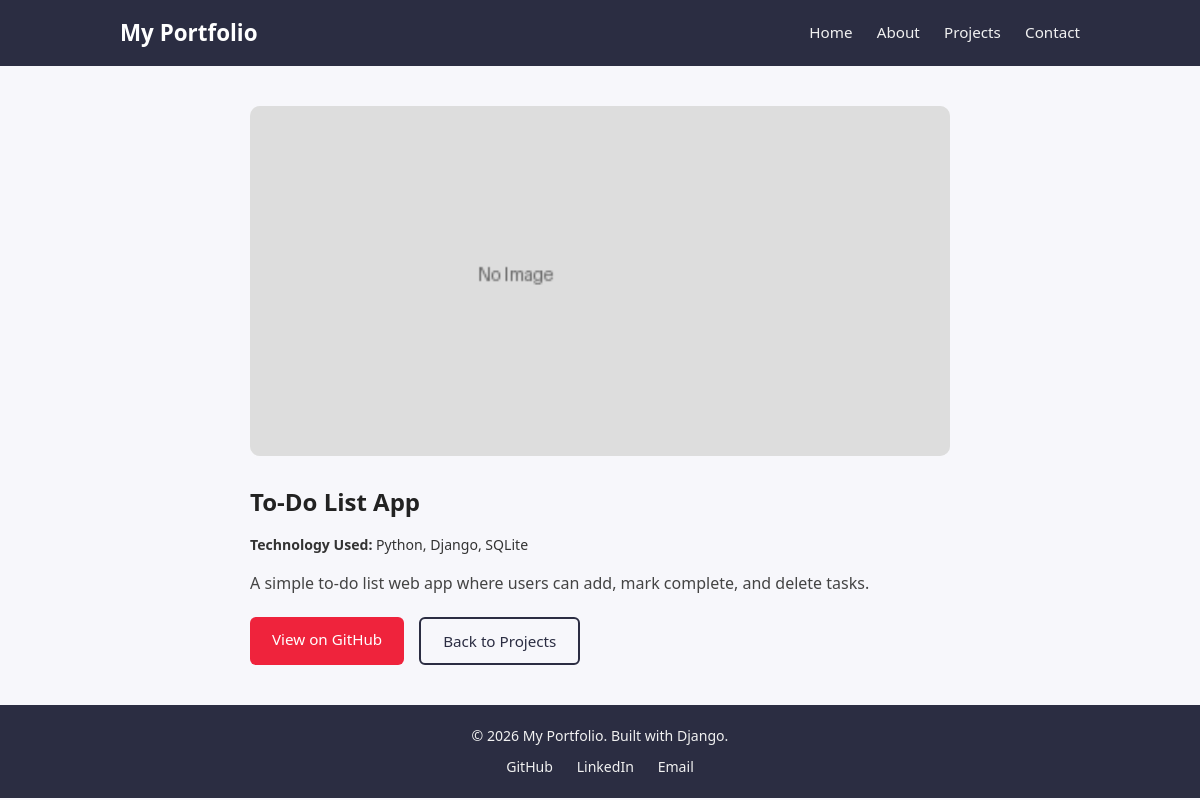
The app's page /projects/2/ with its own data.
### portfolio/models.py (models this page shows, shortened)
class Project(models.Model):
    title = models.CharField(max_length=100)
    description = models.TextField()
    tech_used = models.CharField(
        max_length=200,
        help_text="Example: Python, Django, HTML, CSS"
    )
    github_link = models.URLField(
        max_length=300,
        blank=True,
        help_text="Link to the GitHub repo for this project (optional)"
    )
    image = models.ImageField(
        upload_to='project_images/',
        blank=True,
        null=True,
        help_text="Optional screenshot of the project"
    )
    created_at = models.DateTimeField(auto_now_add=True)
    class Meta:
        ordering = ['-created_at']

### portfolio/views.py (the view)
# urls.py: path('projects/<int:pk>/', views.project_detail, name='project_detail'),
def project_detail(request, pk):
    project = get_object_or_404(Project, pk=pk)
    context = {
        'project': project
    }
    return render(request, 'portfolio/project_detail.html', context)

### templates/portfolio/project_detail.html (shortened to what this page needs)
{% extends 'portfolio/base.html' %}
{% load static %}
{% block content %}
    <section class="project-detail">
        {% if project.image %}
            <img src="{{ project.image.url }}" alt="{{ project.title }}" class="detail-img">
        {% else %}
            <img src="{% static 'images/placeholder.png' %}" alt="No image available" class="detail-img">
        {% endif %}
        <h1>{{ project.title }}</h1>
        <p class="tech-used"><strong>Technology Used:</strong> {{ project.tech_used }}</p>
        <p class="description">{{ project.description }}</p>
        <div class="detail-actions">
            {% if project.github_link %}
                <a href="{{ project.github_link }}" target="_blank" class="btn">View on GitHub</a>
            {% endif %}
            <a href="{% url 'projects' %}" class="btn btn-outline">Back to Projects</a>
        </div>
    </section>
{% endblock %}

### static/css/style.css (style rules this page uses)
* { margin: 0; padding: 0; box-sizing: border-box; }
body { font-family: 'Segoe UI', Arial, sans-serif; background-color: #f7f7fb; color: #222; line-height: 1.6; }
.btn { display: inline-block; background-color: #ef233c; color: #fff; padding: 10px 22px; border-radius: 6px; text-decoration: none; font-size: 0.95rem; transition: background-color 0.2s ease-in-out; }
.btn-outline { background-color: transparent; color: #2b2d42; border: 2px solid #2b2d42; }
.tech-used { font-size: 0.88rem; color: #333; margin-bottom: 12px; }
.project-detail { max-width: 700px; margin: 0 auto; }
.detail-img { width: 100%; max-height: 350px; object-fit: cover; border-radius: 10px; margin-bottom: 20px; background-color: #eee; }
.project-detail h1 { margin-bottom: 12px; }
.project-detail .description { margin: 15px 0; color: #444; }
.detail-actions { display: flex; gap: 15px; margin-top: 20px; }

### records on screen
Project: title "To-Do List App", tech_used "Python, Django, SQLite", description "A simple to-do list web app where users can add, mark complete, and delete tasks."
